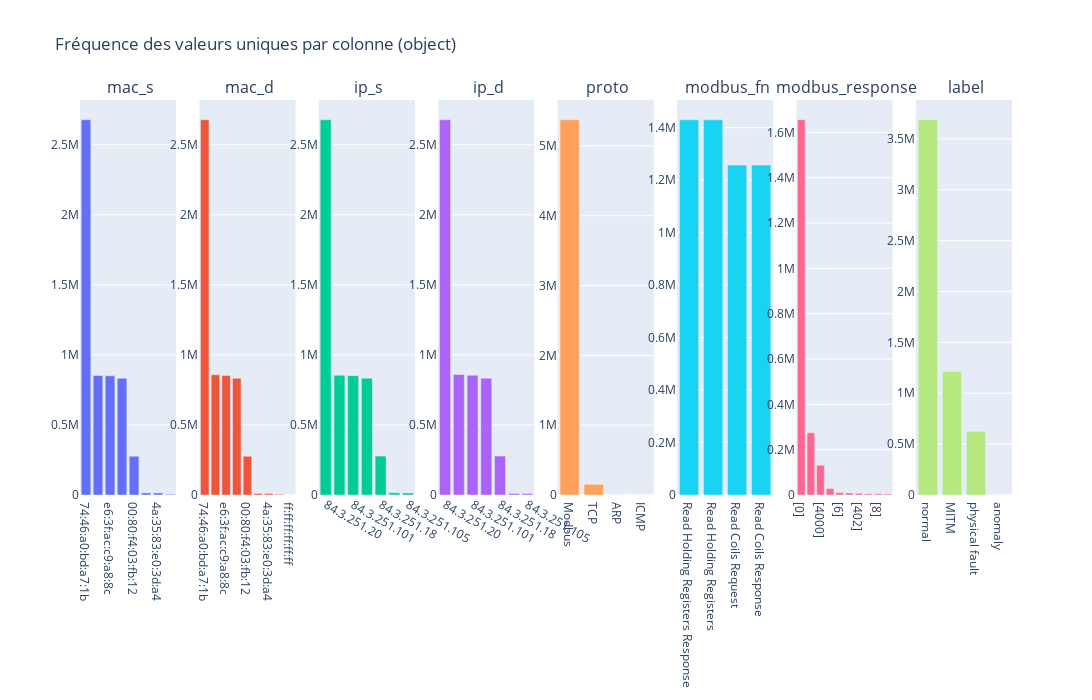

The notebook cell this image was saved under:
### Code cell
df_obj_rep = df_obj.drop('Time', axis=1) # Pas de sens pour cette colonne

fig = make_subplots(rows=1, cols=len(df_obj_rep.columns), subplot_titles=df_obj_rep.columns)

# Sous graphique pour chaque colonne
for i, col in enumerate(df_obj_rep.columns):
    value_counts = df_obj_rep[col].value_counts().head(10)  # Pour éviter d'avoir trop de valeurs
    fig.add_trace(go.Bar(x=value_counts.index, y=value_counts.values, name=col), row=1, col=i+1)


fig.update_layout(height=700, width=1300, title="Fréquence des valeurs uniques par colonne (object)", showlegend=False)

fig.show()

### Figure 1 — Plotly figure (JSON) as saved in the notebook; plotly's stock layout.template omitted (floating-point values rounded to 4 significant figures)
{"data": [{"name": " mac_s", "type": "bar", "x": ["74:46:a0:bd:a7:1b", "0a:fe:ec:47:74:fb", "e6:3f:ac:c9:a8:8c", "fa:00:bc:90:d7:fa", "00:80:f4:03:fb:12", "fe:bb:16:7b:c3:27", "4a:35:83:e0:3d:a4", "00:0c:29:47:8c:22"], "xaxis": "x", "y": [2678457, 853232, 850385, 833496, 276589, 14801, 14661, 5788], "yaxis": "y"}, {"name": " mac_d", "type": "bar", "x": ["74:46:a0:bd:a7:1b", "0a:fe:ec:47:74:fb", "e6:3f:ac:c9:a8:8c", "fa:00:bc:90:d7:fa", "00:80:f4:03:fb:12", "fe:bb:16:7b:c3:27", "4a:35:83:e0:3d:a4", "00:0c:29:47:8c:22", "ff:ff:ff:ff:ff:ff"], "xaxis": "x2", "y": [2678456, 858271, 853239, 833390, 276586, 10942, 10784, 5597, 144], "yaxis": "y2"}, {"name": " ip_s", "type": "bar", "x": ["84.3.251.20", "84.3.251.102", "84.3.251.101", "84.3.251.103", "84.3.251.18", "84.3.251.104", "84.3.251.105"], "xaxis": "x3", "y": [2678448, 854860, 851692, 834158, 277499, 15486, 14791], "yaxis": "y3"}, {"name": " ip_d", "type": "bar", "x": ["84.3.251.20", "84.3.251.102", "84.3.251.101", "84.3.251.103", "84.3.251.18", "84.3.251.104", "84.3.251.105"], "xaxis": "x4", "y": [2678456, 860155, 854680, 833855, 277494, 11352, 10942], "yaxis": "y4"}, {"name": " proto", "type": "bar", "x": ["Modbus", "TCP", "ARP", "ICMP"], "xaxis": "x5", "y": [5374286, 152608, 475, 40], "yaxis": "y5"}, {"name": " modbus_fn", "type": "bar", "x": ["Read Holding Registers Response", "Read Holding Registers", "Read Coils Request", "Read Coils Response"], "xaxis": "x6", "y": [1430074, 1429906, 1257153, 1257153], "yaxis": "y6"}, {"name": " modbus_response", "type": "bar", "x": ["[0]", "[1]", "[4000]", "[458]", "[6]", "[7]", "[402]", "[450]", "[8]", "[5]"], "xaxis": "x7", "y": [1655476, 274689, 131371, 28679, 10572, 9362, 7269, 5941, 5769, 4821], "yaxis": "y7"}, {"name": " label", "type": "bar", "x": ["normal", "MITM", "physical fault", "anomaly"], "xaxis": "x8", "y": [3687410, 1214098, 625691, 210], "yaxis": "y8"}], "layout": {"annotations": [{"font": {"size": 16}, "showarrow": false, "text": " mac_s", "x": 0.05156, "xanchor": "center", "xref": "paper", "y": 1, "yanchor": "bottom", "yref": "paper"}, {"font": {"size": 16}, "showarrow": false, "text": " mac_d", "x": 0.1797, "xanchor": "center", "xref": "paper", "y": 1, "yanchor": "bottom", "yref": "paper"}, {"font": {"size": 16}, "showarrow": false, "text": " ip_s", "x": 0.3078, "xanchor": "center", "xref": "paper", "y": 1, "yanchor": "bottom", "yref": "paper"}, {"font": {"size": 16}, "showarrow": false, "text": " ip_d", "x": 0.4359, "xanchor": "center", "xref": "paper", "y": 1, "yanchor": "bottom", "yref": "paper"}, {"font": {"size": 16}, "showarrow": false, "text": " proto", "x": 0.5641, "xanchor": "center", "xref": "paper", "y": 1, "yanchor": "bottom", "yref": "paper"}, {"font": {"size": 16}, "showarrow": false, "text": " modbus_fn", "x": 0.6922, "xanchor": "center", "xref": "paper", "y": 1, "yanchor": "bottom", "yref": "paper"}, {"font": {"size": 16}, "showarrow": false, "text": " modbus_response", "x": 0.8203, "xanchor": "center", "xref": "paper", "y": 1, "yanchor": "bottom", "yref": "paper"}, {"font": {"size": 16}, "showarrow": false, "text": " label", "x": 0.9484, "xanchor": "center", "xref": "paper", "y": 1, "yanchor": "bottom", "yref": "paper"}], "height": 700, "showlegend": false, "title": {"text": "Fréquence des valeurs uniques par colonne (object)"}, "width": 1300, "xaxis": {"anchor": "y", "domain": [0, 0.1031]}, "xaxis2": {"anchor": "y2", "domain": [0.1281, 0.2312]}, "xaxis3": {"anchor": "y3", "domain": [0.2562, 0.3594]}, "xaxis4": {"anchor": "y4", "domain": [0.3844, 0.4875]}, "xaxis5": {"anchor": "y5", "domain": [0.5125, 0.6156]}, "xaxis6": {"anchor": "y6", "domain": [0.6406, 0.7438]}, "xaxis7": {"anchor": "y7", "domain": [0.7687, 0.8719]}, "xaxis8": {"anchor": "y8", "domain": [0.8969, 1]}, "yaxis": {"anchor": "x", "domain": [0, 1]}, "yaxis2": {"anchor": "x2", "domain": [0, 1]}, "yaxis3": {"anchor": "x3", "domain": [0, 1]}, "yaxis4": {"anchor": "x4", "domain": [0, 1]}, "yaxis5": {"anchor": "x5", "domain": [0, 1]}, "yaxis6": {"anchor": "x6", "domain": [0, 1]}, "yaxis7": {"anchor": "x7", "domain": [0, 1]}, "yaxis8": {"anchor": "x8", "domain": [0, 1]}}}
